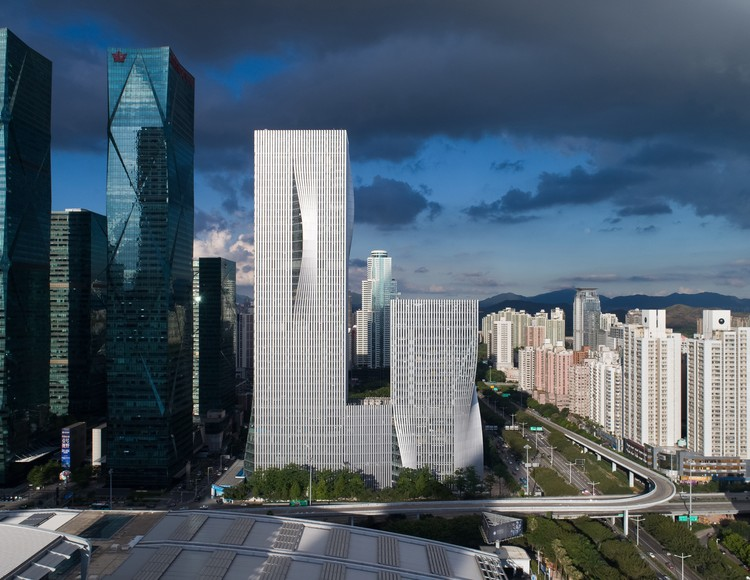
#> input picture vision/actividad1/imgs_edificios/edificios2.jpg, 750 x 580 px, given in place of the camera
$ python colour_filter.py
#> lines starting #> are read from the running program, lines starting #| are printed output that depends on the picture; after the words box and inside, x2 and y2 are one past the last pixel; in counts of white or black regions, pixels touching at a corner belong together
# coding=utf-8

import cv2 as cv #opencv
import numpy as np
#Seleccionamos la camara a usar conectada por usb
vc = cv.VideoCapture(0);

def nothing(x):
    pass

cv.namedWindow("controls")
cv.createTrackbar("h_min", "controls", 0,255,nothing)
cv.createTrackbar("h_max", "controls", 0,255,nothing)
cv.createTrackbar("s_min", "controls", 0,255,nothing)
cv.createTrackbar("s_max", "controls", 0,255,nothing)
cv.createTrackbar("v_min", "controls", 0,255,nothing)
cv.createTrackbar("v_max", "controls", 0,255,nothing)

while True:
    next, frame = vc.read()
#> frame is the input picture: shape (580, 750, 3); mean B, G, R 107.2, 94.3, 79.4
    frame = np.flip(frame, axis=1)
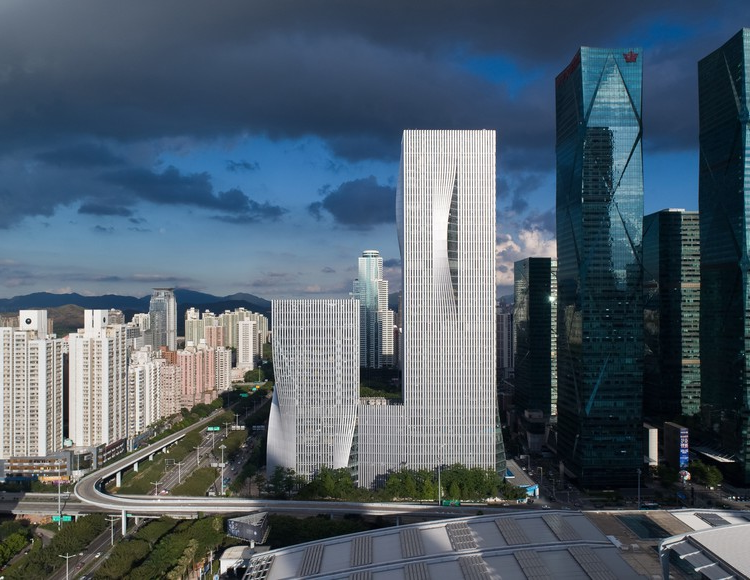
#> frame: shape (580, 750, 3); mean B, G, R 107.2, 94.3, 79.4
    img_hsv = cv.cvtColor(frame,cv.COLOR_BGR2HSV)
#> img_hsv: shape (580, 750, 3); mean H, S, V 88.2, 97.3, 110.6
    h_min = cv.getTrackbarPos("h_min","controls")
    h_max = cv.getTrackbarPos("h_max","controls")
    s_min = cv.getTrackbarPos("s_min","controls")
    s_max = cv.getTrackbarPos("s_max","controls")
    v_min = cv.getTrackbarPos("v_min","controls")
    v_max = cv.getTrackbarPos("v_max","controls")

    color_min=np.array([h_min,s_min,v_min])
    color_max=np.array([h_max,s_max,v_max])
    mask=cv.inRange(img_hsv,color_min,color_max)
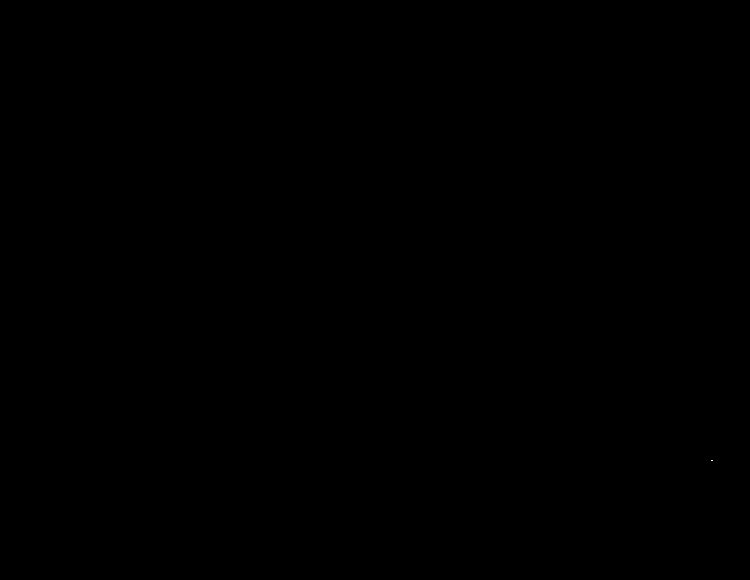
#> mask: shape (580, 750); 0% white in thin lines or dots, all inside (x1, y1, x2, y2) = (711, 460, 713, 461)
    frame[mask<255]=(0,0,0)
#> frame: shape (580, 750, 3); every value is 0
    #print(np.max(mask))
    gray = cv.cvtColor(frame,cv.COLOR_BGR2GRAY)
#> gray: shape (580, 750); every value is 0
    gray = cv.GaussianBlur(gray,(5,5),0)
    _, binary = cv.threshold(gray,0,255,cv.THRESH_BINARY_INV+cv.THRESH_OTSU)
#> binary: shape (580, 750); every value is 255

    kernel = np.ones((3,3),np.uint8)
    erosion = cv.erode(binary,kernel,iterations = 3)
    dilation = cv.dilate(erosion,kernel,iterations = 3)
    dilation = ~dilation

    # Setup SimpleBlobDetector parameters.
    params = cv.SimpleBlobDetector_Params()

    # Change thresholds
    params.minThreshold = 10;
    params.maxThreshold = 200;

    # Filter by Area.
    params.filterByArea = True
    params.minArea = 50

    # Filter by Circularity
    params.filterByCircularity = True
    params.minCircularity = 0.85

    # Filter by Convexity
    params.filterByConvexity = True
    params.minConvexity = 0.87

    # Filter by Inertia
    params.filterByInertia = True
    params.minInertiaRatio = 0.01

    # Create a detector with the parameters
    ver = (cv.__version__).split('.')
    #print(int(ver[0]))

    detector = cv.SimpleBlobDetector_create(params)
    keypoints = list(detector.detect(dilation))
#> keypoints = []
    dilation_BGR = cv.cvtColor(dilation,cv.COLOR_GRAY2BGR)
    print(dilation_BGR.shape)
#| (580, 750, 3)
    try:
        tam = []
        pos = []
        for key in keypoints:
            tam.append(key.size)
            pos.append((key.pt[0],key.pt[1]))
#> this loop made 0 passes
#> after the loop, pos = []; tam = []
        max_size = np.max(tam)
        index_max_tam = tam.index(max_size)
        x,y = pos[index_max_tam]

    except:
        print("vacio")

    cv.imshow("filtro color",dilation_BGR)

    if cv.waitKey(50) >= 0:
#> (key Esc is pressed here)
        break;

$ run again, on vision/actividad1/imgs_edificios/edificios3.jpg
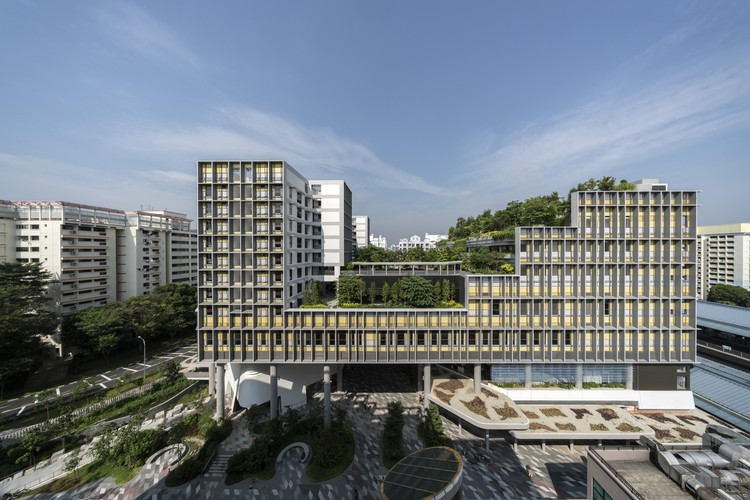
#> input picture vision/actividad1/imgs_edificios/edificios3.jpg, 750 x 500 px, given in place of the camera
#> frame is the input picture: shape (500, 750, 3); mean B, G, R 133.6, 125.5, 116.6
#> `frame = np.flip(frame, axis=1)`:
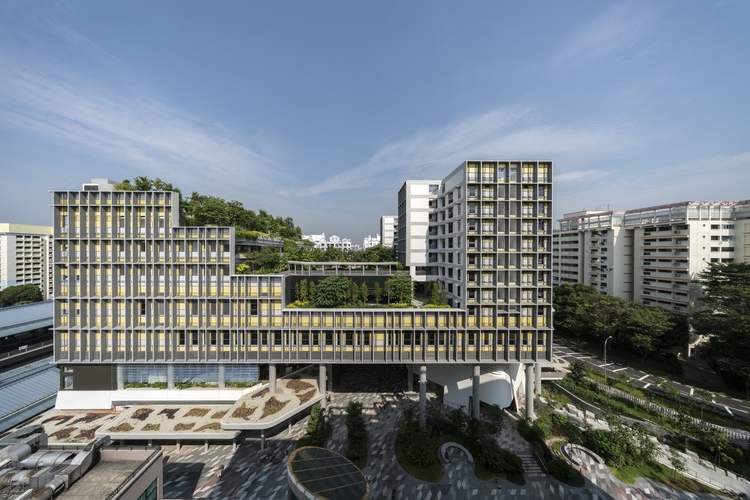
#> frame: shape (500, 750, 3); mean B, G, R 133.6, 125.5, 116.6
#> img_hsv: shape (500, 750, 3); mean H, S, V 73, 56.8, 141
#> mask: shape (500, 750); 0% white in thin lines or dots, all inside (x1, y1, x2, y2) = (404, 364, 405, 365)
#> gray: shape (500, 750); every value is 0
#> binary: shape (500, 750); every value is 255
#> keypoints = []
#| (500, 750, 3)

$ run again, on vision/actividad1/imgs_edificios/edificios4.jpg
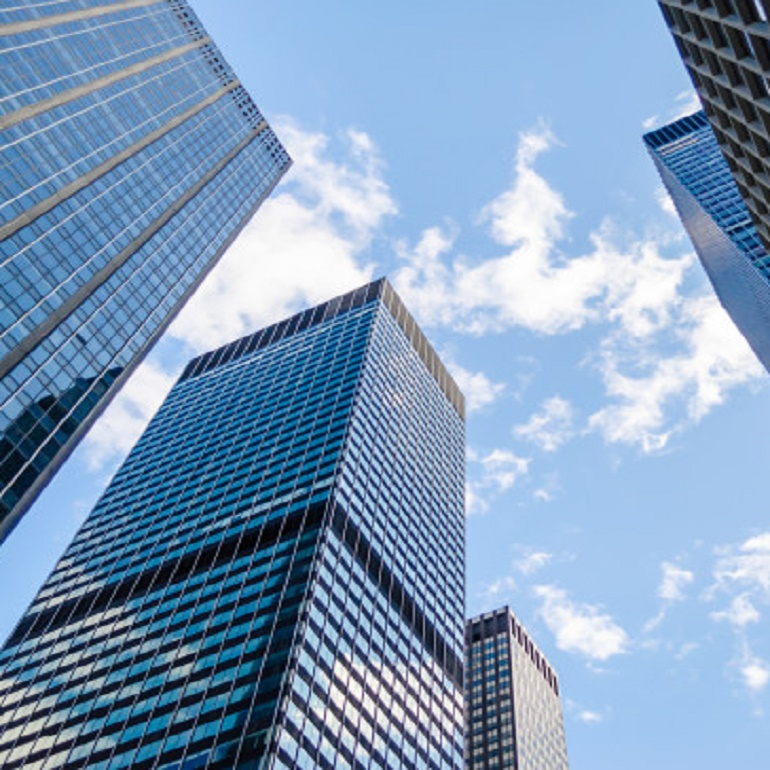
#> input picture vision/actividad1/imgs_edificios/edificios4.jpg, 770 x 770 px, given in place of the camera
#> frame is the input picture: shape (770, 770, 3); mean B, G, R 188, 157.1, 128.9
#> `frame = np.flip(frame, axis=1)`:
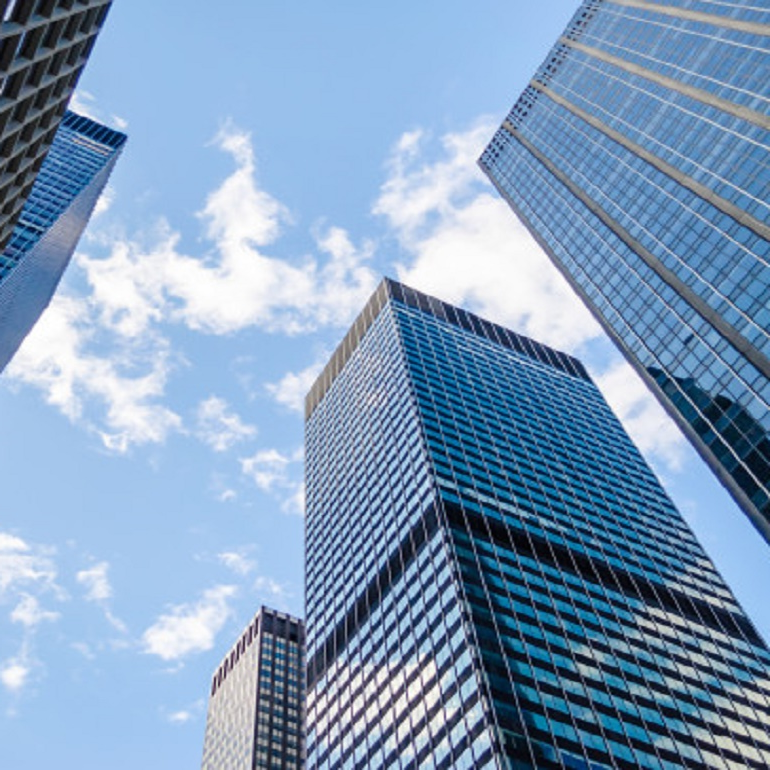
#> frame: shape (770, 770, 3); mean B, G, R 188, 157.1, 128.9
#> img_hsv: shape (770, 770, 3); mean H, S, V 103.9, 91.9, 188.1
#> mask: shape (770, 770); every value is 0
#> binary: shape (770, 770); every value is 255
#> keypoints = []
#| (770, 770, 3)

$ run again, on vision/actividad1/imgs_edificios/edificios5.jpg
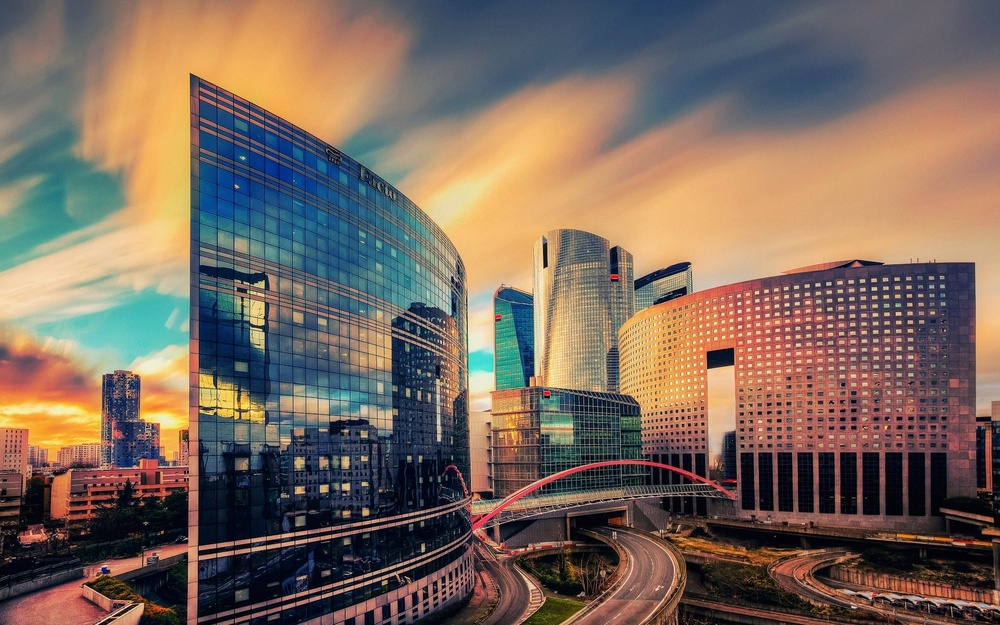
#> input picture vision/actividad1/imgs_edificios/edificios5.jpg, 1000 x 625 px, shrunk from 1920 x 1200 before the run, given in place of the camera
#> frame is the input picture: shape (625, 1000, 3); mean B, G, R 93.7, 106, 124
#> `frame = np.flip(frame, axis=1)`:
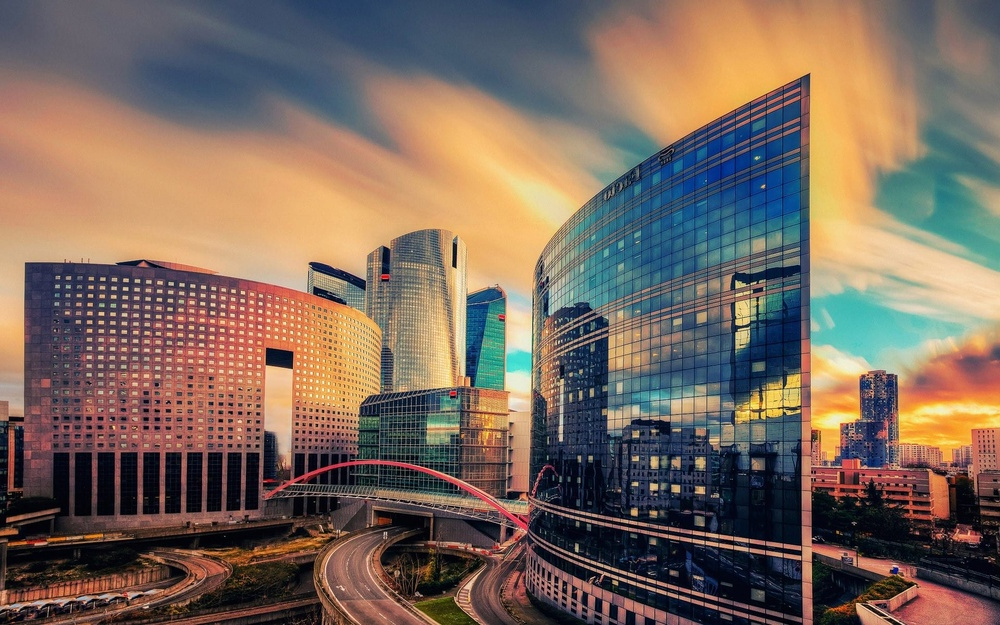
#> frame: shape (625, 1000, 3); mean B, G, R 93.7, 106, 124
#> img_hsv: shape (625, 1000, 3); mean H, S, V 61.4, 111, 138
#> mask: shape (625, 1000); 0% white in thin lines or dots, all inside (x1, y1, x2, y2) = (43, 483, 555, 604)
#> gray: shape (625, 1000); every value is 0
#> binary: shape (625, 1000); every value is 255
#> keypoints = []
#| (625, 1000, 3)
